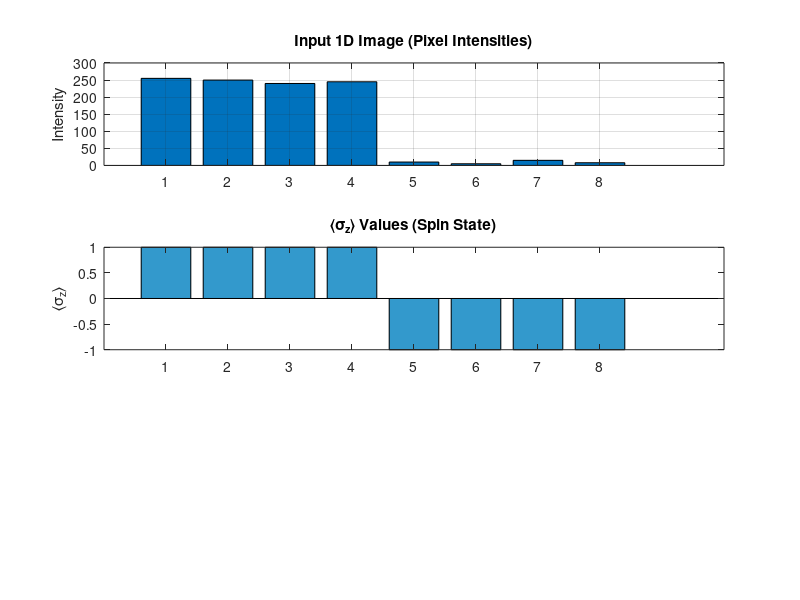

Write the MATLAB code that produced this figure. (Note: this script raises an error after producing the figure.)
clc; clear;

% === 1. Input Image ===
img = [255, 250, 240, 245, 10, 5, 15, 8];
n = length(img);

% === 2. Pauli-Z and Identity ===
sz = [1 0; 0 -1];
I = eye(2);

% === 3. Pixel Similarity → Coupling Strengths J(i) ===
J = zeros(1, n);
for i = 1:n
    next = mod(i, n) + 1;
    diff = abs(img(i) - img(next));
    J(i) = exp(-diff / 50);  % similarity-based coupling
end

% === 4. Construct Ising-like Hamiltonian ===
H = zeros(2^n);

% (a) Interaction: -J(i) * σz_i * σz_{i+1}
for i = 1:n
    op = 1;
    for j = 1:n
        if j == i || j == mod(i, n) + 1
            A = sz;
        else
            A = I;
        end
        op = kron(op, A);
    end
    H = H - J(i) * op;
end

% (b) Label constraints: pixel 2 = +1, pixel 6 = –1
label_strength = 2.0;
label_indices = [2, 6];
label_targets = [+1, -1];

for k = 1:length(label_indices)
    i = label_indices(k);
    target = label_targets(k);

    op = 1;
    for j = 1:n
        A = (j == i) * sz + (j ~= i) * I;
        op = kron(op, A);
    end
    H = H - label_strength * target * op;
end

% === 5. Solve for Ground State ===
[evecs, evals] = eig(H);
[~, idx] = min(diag(evals));
ground_state = evecs(:, idx);

% === 6. Measure ⟨σz⟩ for Each Pixel ===
expect_vals = zeros(1, n);
for i = 1:n
    op = 1;
    for j = 1:n
        A = (j == i) * sz + (j ~= i) * I;
        op = kron(op, A);
    end
    expect_vals(i) = real(ground_state' * op * ground_state);
end

% === 7. Assign Segments ===
segments = expect_vals >= 0;

% === 8. Plotting ===
figure;

subplot(3,1,1);
bar(img);
title('Input 1D Image (Pixel Intensities)');
ylabel('Intensity');
xticks(1:n);
grid on;

subplot(3,1,2);
bar(expect_vals, 'FaceColor', [0.2 0.6 0.8]);
title('⟨σ_z⟩ Values (Spin State)');
ylabel('⟨σ_z⟩');
xticks(1:n);
yline(0, '--k');
grid on;

subplot(3,1,3);
bar(segments, 'FaceColor', [0.9 0.5 0.2]);
title('Segment Assignment (1 = Foreground, 0 = Background)');
xlabel('Pixel Index');
ylabel('Segment');
xticks(1:n);
ylim([-0.5 1.5]);
grid on;
